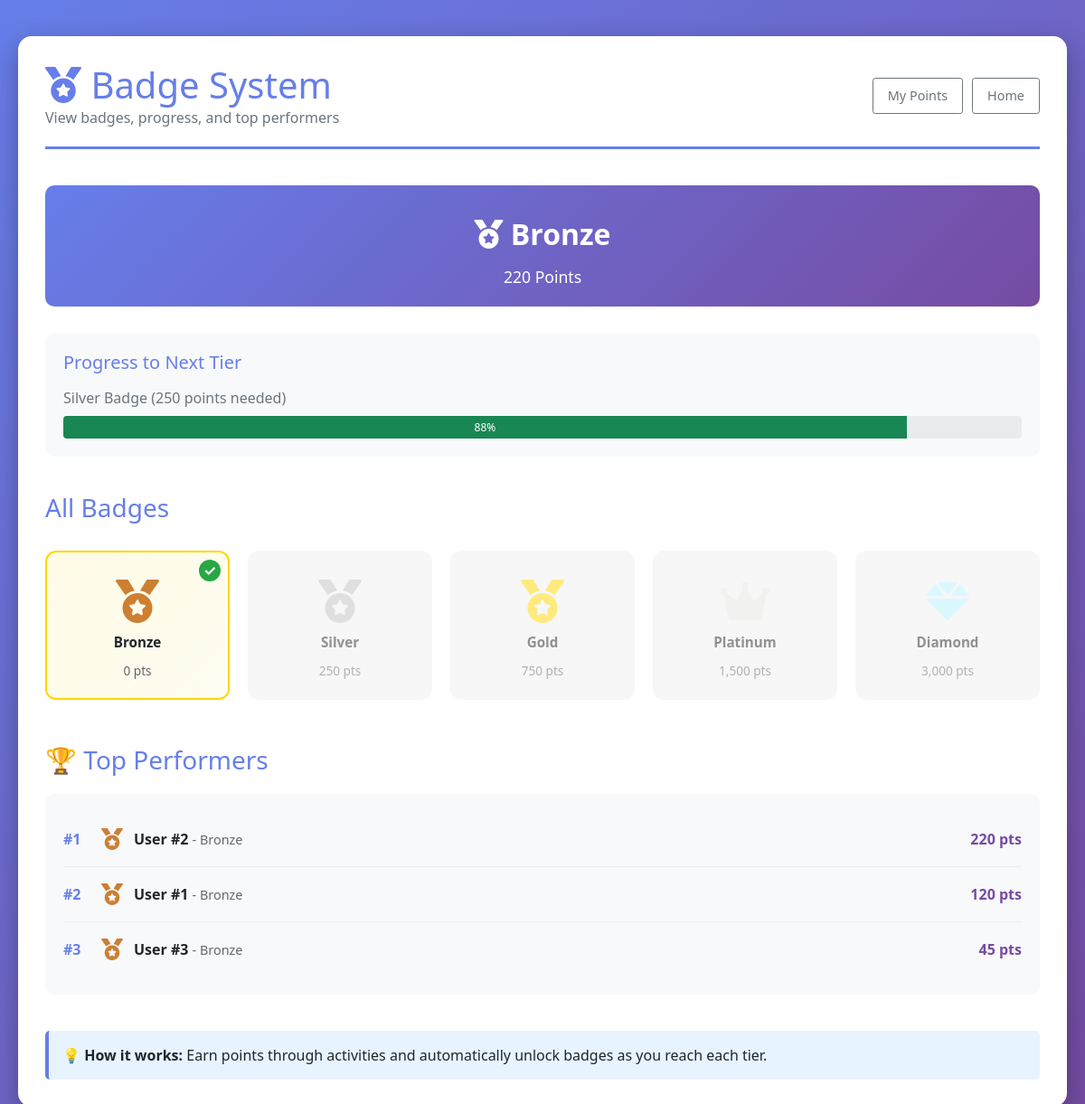
The app's page /View/Front office/point system/badges.php (signed in) with its own data.
### tables this page shows
CREATE TABLE `STARR_POINTS` (
  `starr_id` INT PRIMARY KEY,
  `total_points` INT NOT NULL DEFAULT 0,
  `last_login_date` DATETIME DEFAULT NULL,
  `login_streak` INT NOT NULL DEFAULT 0,
  CONSTRAINT `fk_starr_points_user` FOREIGN KEY (`starr_id`) REFERENCES `user`(`user_id`) ON DELETE CASCADE
);

### Controller/StarrPointsController.php (called while the page is built, shortened)
<?php
require_once __DIR__ . '/../Model/StarrPoints.php';
class StarrPointsController {
    private $model;
    private $conn;
    public function __construct($db) {
        $this->model = new StarrPoints($db);
        $this->conn = $db;
    }
    public function getById($starr_id) {
        $result = $this->model->getByStarrId($starr_id);
        if ($result) {
            return [
                'success' => true,
                'data' => $result
            ];
        } else {
            return [
                'success' => false,
                'message' => 'Points record not found'
            ];
        }
    }
    public function getLeaderboard($limit = 10) {
        $query = "SELECT starr_id, total_points, login_streak FROM STARR_POINTS ORDER BY total_points DESC LIMIT :limit";
        $stmt = $this->conn->prepare($query);
        $stmt->bindParam(':limit', $limit, PDO::PARAM_INT);
        if ($stmt->execute()) {
            return [
                'success' => true,
                'data' => $stmt->fetchAll(PDO::FETCH_ASSOC)
            ];
        } else {
            return [
                'success' => false,
                'message' => 'Error fetching leaderboard'
            ];
        }
    }
}
?>

### Model/StarrPoints.php (called while the page is built, shortened)
<?php
class StarrPoints {
    private $conn;
    private $table = 'STARR_POINTS';
    public function __construct($db) {
        $this->conn = $db;
    }
    public function getByStarrId($starr_id) {
        $query = "SELECT * FROM " . $this->table . " WHERE starr_id = :starr_id";
        $stmt = $this->conn->prepare($query);
        $stmt->bindParam(':starr_id', $starr_id);
        if ($stmt->execute()) {
            return $stmt->fetch(PDO::FETCH_ASSOC);
        }
        return false;
    }
}
?>

### View/Front office/point system/badges.php (the view, shortened to what this page needs)
<?php
require_once __DIR__ . '/../../../Controller/StarrPointsController.php';
$db = Config::getConnexion();
$points_controller = new StarrPointsController($db);
$starr_id = null;
if (isset($_SESSION['user_id']) && is_numeric($_SESSION['user_id'])) {
    $starr_id = (int)$_SESSION['user_id'];
} elseif (isset($_SESSION['id']) && is_numeric($_SESSION['id'])) {
    $starr_id = (int)$_SESSION['id'];
} elseif (isset($_GET['starr_id']) && is_numeric($_GET['starr_id'])) {
    $starr_id = (int)$_GET['starr_id'];
}
$user_points = 0;
if ($starr_id !== null) {
    $user_points_result = $points_controller->getById($starr_id);
    $user_points = ($user_points_result['success'] && isset($user_points_result['data']['total_points']))
        ? (int)$user_points_result['data']['total_points']
        : 0;
}
$all_badges = [
    ['badge_id' => 1, 'tier_level' => 'Bronze',   'min_points' => 0,    'icon' => 'fas fa-medal', 'color' => '#CD7F32', 'description' => 'Welcome to Starr! Start your journey.'],
    ['badge_id' => 2, 'tier_level' => 'Silver',   'min_points' => 250,  'icon' => 'fas fa-medal', 'color' => '#C0C0C0', 'description' => 'Making progress! Keep going.'],
    ['badge_id' => 3, 'tier_level' => 'Gold',     'min_points' => 750,  'icon' => 'fas fa-medal', 'color' => '#FFD700', 'description' => 'You\'re a star! Excellent work.'],
    ['badge_id' => 4, 'tier_level' => 'Platinum', 'min_points' => 1500, 'icon' => 'fas fa-crown', 'color' => '#E5E4E2', 'description' => 'Top performer! Amazing dedication.'],
    ['badge_id' => 5, 'tier_level' => 'Diamond',  'min_points' => 3000, 'icon' => 'fas fa-gem',   'color' => '#B9F2FF', 'description' => 'Elite status achieved!'],
];
$current_badge = null;
$next_badge = null;
foreach ($all_badges as $badge) {
    if ($user_points >= $badge['min_points']) {
        $current_badge = $badge;
    } else if ($next_badge === null) {
        $next_badge = $badge;
        break;
    }
}
$progress_to_next = 100;
if ($next_badge && $current_badge) {
    $den = max(1, ($next_badge['min_points'] - $current_badge['min_points']));
    $progress_to_next = (int)round((($user_points - $current_badge['min_points']) / $den) * 100);
}
$progress_to_next = max(0, min(100, $progress_to_next));
$leaderboard_result = $points_controller->getLeaderboard(5);
$leaderboard = $leaderboard_result['success'] ? $leaderboard_result['data'] : [];
?>
<!DOCTYPE html>
<html lang="en">
<head>
    <link href="https://cdn.jsdelivr.net/npm/bootstrap@5.1.3/dist/css/bootstrap.min.css" rel="stylesheet">
    <link href="https://cdnjs.cloudflare.com/ajax/libs/font-awesome/6.0.0/css/all.min.css" rel="stylesheet">
</head>
<body>
    <div class="main-container">
        <div class="user-header">
            <div>
                <h1 class="user-title"><i class="fas fa-medal"></i> Badge System</h1>
                <p class="text-muted mb-0">View badges, progress, and top performers</p>
            </div>
            <div class="nav-buttons">
                <a href="my-points.php" class="btn btn-outline-secondary btn-sm">My Points</a>
                <a href="../index.html" class="btn btn-outline-secondary btn-sm">Home</a>
            </div>
        </div>
        <div class="tier-display">
            <div class="current-rank">
                <?php if ($current_badge): ?>
                    <i class="<?php echo $current_badge['icon']; ?>"></i>
                    <?php echo htmlspecialchars($current_badge['tier_level']); ?>
                <?php else: ?>
                    <i class="fas fa-star-half-alt"></i> No Badge Yet
                <?php endif; ?>
            </div>
            <div class="points-info">
                <?php echo number_format($user_points); ?> Points
            </div>
        </div>
        <?php if ($next_badge): ?>
        <div class="progress-section">
            <h5>Progress to Next Tier</h5>
            <p class="text-muted mb-2">
                <?php echo $next_badge['tier_level']; ?> Badge
                (<?php echo number_format($next_badge['min_points']); ?> points needed)
            </p>
            <div class="progress" style="height: 25px;">
                <div class="progress-bar bg-success" style="width: <?php echo $progress_to_next; ?>%">
                    <?php echo $progress_to_next; ?>%
                </div>
            </div>
        </div>
        <?php endif; ?>
        <h3 style="color: #667eea; margin-top: 40px; margin-bottom: 20px;">All Badges</h3>
        <div class="badge-grid">
            <?php foreach ($all_badges as $badge): ?>
                <?php
                    $is_earned = $user_points >= $badge['min_points'];
                    $earned_class = $is_earned ? 'earned earned-badge' : 'locked';
                ?>
                <div class="badge-card <?php echo $earned_class; ?>" title="<?php echo htmlspecialchars($badge['description']); ?>">
                    <i class="badge-icon <?php echo $badge['icon']; ?>" style="color: <?php echo $badge['color']; ?>;"></i>
                    <div class="badge-name"><?php echo htmlspecialchars($badge['tier_level']); ?></div>
                    <div class="badge-points"><?php echo number_format($badge['min_points']); ?> pts</div>
                </div>
            <?php endforeach; ?>
        </div>
        <div style="margin-top: 50px;">
            <h3 style="color: #667eea; margin-bottom: 20px;">🏆 Top Performers</h3>
            <div style="background: #f8f9fa; padding: 20px; border-radius: 10px;">
                <?php if (!empty($leaderboard)): ?>
                    <?php
                    $rank = 1;
                    foreach ($leaderboard as $user):
                        $user_badge = null;
                        foreach (array_reverse($all_badges) as $badge) {
                            if ($user['total_points'] >= $badge['min_points']) {
                                $user_badge = $badge;
                                break;
                            }
                        }
                    ?>
                    <div class="leaderboard-item">
                        <span class="leaderboard-rank">#<?php echo $rank++; ?></span>
                        <?php if ($user_badge): ?>
                            <span class="leaderboard-badge">
                                <i class="<?php echo $user_badge['icon']; ?>" style="color: <?php echo $user_badge['color']; ?>;"></i>
                            </span>
                        <?php endif; ?>
                        <div class="leaderboard-info">
                            <strong>User #<?php echo htmlspecialchars($user['starr_id']); ?></strong>
                            <?php if ($user_badge): ?>
                                <span style="color: #666; font-size: 0.9rem;">- <?php echo htmlspecialchars($user_badge['tier_level']); ?></span>
                            <?php endif; ?>
                        </div>
                        <span class="leaderboard-points"><?php echo number_format($user['total_points']); ?> pts</span>
                    </div>
                    <?php endforeach; ?>
                <?php else: ?>
                    <p class="text-muted text-center">No leaderboard data available.</p>
                <?php endif; ?>
            </div>
        </div>
        <div style="background: #e7f3ff; border-left: 4px solid #667eea; padding: 15px; margin-top: 40px; border-radius: 5px;">
            <strong>💡 How it works:</strong> Earn points through activities and automatically unlock badges as you reach each tier.
        </div>
    </div>
</body>
</html>

### View/Front office/point system/badges.php (style rules this page uses)
body { background: linear-gradient(135deg, #667eea 0%, #764ba2 100%); min-height: 100vh; padding: 40px 20px; }
.main-container { background: white; border-radius: 15px; padding: 30px; box-shadow: 0 10px 30px rgba(0,0,0,0.3); max-width: 1200px; margin: 0 auto; }
.badge-grid { display: grid; grid-template-columns: repeat(auto-fit, minmax(120px, 1fr)); gap: 20px; margin: 30px 0; }
.badge-card { background: #f8f9fa; border-radius: 12px; padding: 20px; text-align: center; transition: all 0.3s ease; border: 2px solid transparent; position: relative; }
.badge-card.earned { background: linear-gradient(135deg, rgba(255,215,0,0.1) 0%, rgba(255,215,0,0.05) 100%); border-color: #FFD700; }
.badge-card.locked { opacity: 0.5; background: #f0f0f0; }
.badge-icon { font-size: 3rem; margin: 10px 0; display: block; }
.badge-name { font-weight: bold; font-size: 0.95rem; margin: 10px 0; }
.badge-points { font-size: 0.85rem; color: #666; }
.earned-badge::after { content: "✓"; position: absolute; top: 8px; right: 8px; background: #28a745; color: white; width: 24px; height: 24px; border-radius: 50%; display: flex; align-items: center; justify-content: center; font-weight: bold; }
.user-header { margin-bottom: 40px; border-bottom: 3px solid #667eea; padding-bottom: 20px; display: flex; justify-content: space-between; align-items: center; }
.user-title { color: #667eea; margin-bottom: 0; }
.nav-buttons { display: flex; gap: 10px; flex-wrap: wrap; }
.nav-buttons a { padding: 8px 16px; font-size: 0.9rem; }
.progress-section { background: #f8f9fa; padding: 20px; border-radius: 10px; margin: 20px 0; }
.progress-section h5 { color: #667eea; margin-bottom: 15px; }
.tier-display { text-align: center; padding: 20px; background: linear-gradient(135deg, #667eea 0%, #764ba2 100%); color: white; border-radius: 10px; margin-bottom: 30px; }
.tier-display .current-rank { font-size: 2rem; font-weight: bold; margin: 10px 0; }
.tier-display .points-info { font-size: 1.1rem; }
.leaderboard-item { display: flex; align-items: center; padding: 12px 0; border-bottom: 1px solid #eee; }
.leaderboard-item:last-child { border-bottom: none; }
.leaderboard-rank { font-weight: bold; color: #667eea; min-width: 30px; }
.leaderboard-badge { font-size: 1.5rem; margin: 0 12px; }
.leaderboard-info { flex: 1; }
.leaderboard-points { font-weight: bold; color: #764ba2; }

### records on screen
starr_points: total_points "220", total_points "88", starr_id "2", tier_level "Bronze"
starr_points: starr_id "1", tier_level "Bronze", total_points "120"
starr_points: starr_id "3", tier_level "Bronze", total_points "45"

### other values on screen
$current_badge['tier_level'] "Bronze"
$next_badge['tier_level'] "Silver"
$next_badge['min_points'] "250"
$badge['tier_level'] "Bronze"
$badge['min_points'] "0"
$badge['tier_level'] "Silver"
$badge['min_points'] "250"
$badge['tier_level'] "Gold"
$badge['min_points'] "750"
$badge['tier_level'] "Platinum"
$badge['min_points'] "1,500"
$badge['tier_level'] "Diamond"
$badge['min_points'] "3,000"
